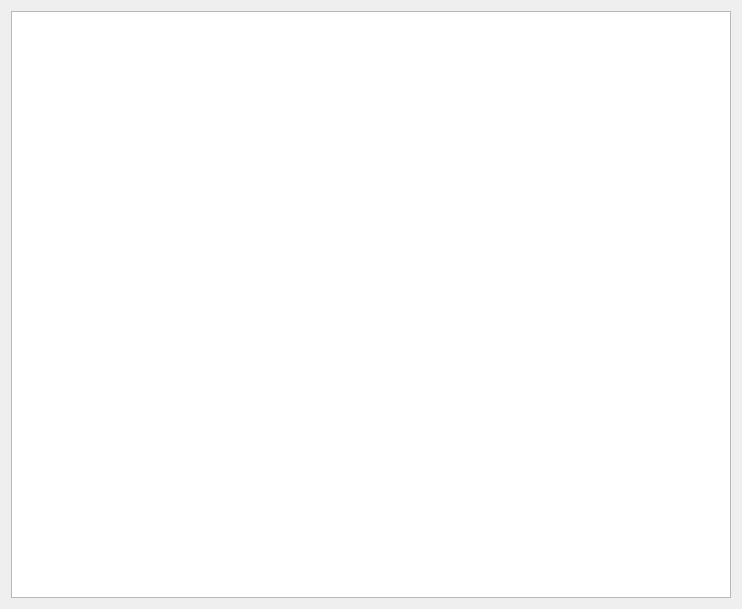
<?xml version="1.0" encoding="UTF-8"?>
<ui version="4.0">
 <class>ThunderPanel</class>
 <widget class="QWidget" name="ThunderPanel">
  <property name="geometry">
   <rect>
    <x>0</x>
    <y>0</y>
    <width>742</width>
    <height>609</height>
   </rect>
  </property>
  <property name="windowTitle">
   <string>Form</string>
  </property>
  <layout class="QVBoxLayout" name="verticalLayout">
   <item>
    <widget class="QTreeView" name="treeView">
     <property name="contextMenuPolicy">
      <enum>Qt::CustomContextMenu</enum>
     </property>
     <property name="editTriggers">
      <set>QAbstractItemView::NoEditTriggers</set>
     </property>
     <property name="iconSize">
      <size>
       <width>32</width>
       <height>32</height>
      </size>
     </property>
    </widget>
   </item>
  </layout>
 </widget>
 <resources/>
 <connections/>
</ui>
